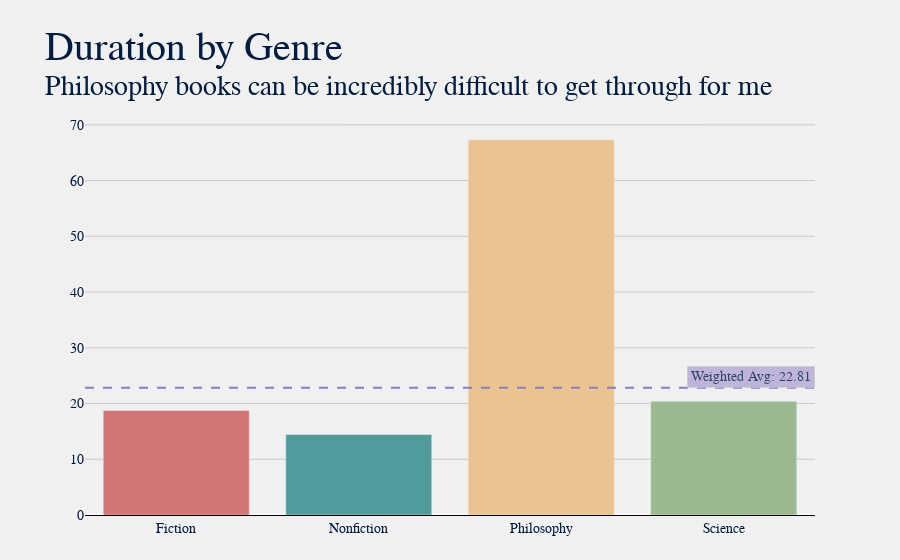

This figure's notebook cell:
### Markdown cell above
### Durations

### Code cell
dft = df.groupby('Genre')['Duration'].mean().reset_index()
dft = dft[dft['Duration'].notnull()].round(2)
dft['Total'] = df.groupby('Genre')['Title'].count().reset_index(drop=True)
# dft.loc[len(dft.index)] = ['Overall', dft['Duration'].mean()]
title = "Duration by Genre"
sub = f"Philosophy books can be incredibly difficult to get through for me"
plot.gen_bar_graph(dft, 'Genre', title, sub, avg=True, w_avg='Duration')

### Figure 1 — Plotly figure (JSON) as saved in the notebook; plotly's stock layout.template omitted (floating-point values rounded to 4 significant figures)
{"data": [{"customdata": [["40", "Duration"], ["11", "Duration"], ["6", "Duration"], ["5", "Duration"]], "hovertemplate": "<b>%{x} Books</b>: %{customdata[0]}<br><b>Avg. %{customdata[1]}</b>: %{y}", "marker": {"color": ["#d27575", "#529b9c", "#eac392", "#9cba8f", "#675a55", "#d27575", "#529b9c", "#eac392", "#9cba8f", "#675a55", "#d27575", "#529b9c", "#eac392", "#9cba8f", "#675a55", "#d27575", "#529b9c", "#eac392", "#9cba8f", "#675a55"]}, "name": "", "type": "bar", "x": ["Fiction", "Nonfiction", "Philosophy", "Science"], "y": [18.74, 14.44, 67.33, 20.4]}], "layout": {"annotations": [{"bgcolor": "#b4a7d6", "bordercolor": "#c7c7c7", "borderpad": 3, "borderwidth": 1, "opacity": 0.8, "showarrow": false, "text": "Weighted Avg: 22.81", "x": 1, "xanchor": "right", "xref": "x domain", "y": 22.81, "yanchor": "bottom", "yref": "y"}], "autosize": true, "barmode": "group", "font": {"color": "#001c40", "family": "Baskerville", "size": 14}, "margin": {"b": 45, "l": 85, "r": 85, "t": 120}, "paper_bgcolor": "#f0f0f0", "plot_bgcolor": "#f0f0f0", "shapes": [{"line": {"color": "#8e7cc3", "dash": "dash", "width": 2}, "type": "line", "x0": 0, "x1": 1, "xref": "x domain", "y0": 22.81, "y1": 22.81, "yref": "y"}], "title": {"font": {"color": "#001c40", "family": "Baskerville, Bold", "size": 40}, "text": "Duration by Genre<br><sup>Philosophy books can be incredibly difficult to get through for me"}, "xaxis": {"autorange": true, "gridcolor": "#cbcbcb", "linecolor": "black", "range": [-0.5, 3.5], "showgrid": false, "showline": true, "title": {}, "type": "category"}, "yaxis": {"autorange": true, "gridcolor": "#cbcbcb", "linecolor": "black", "range": [0, 70.87], "showgrid": true, "showline": false, "showticklabels": true, "title": {}, "type": "linear"}}}
